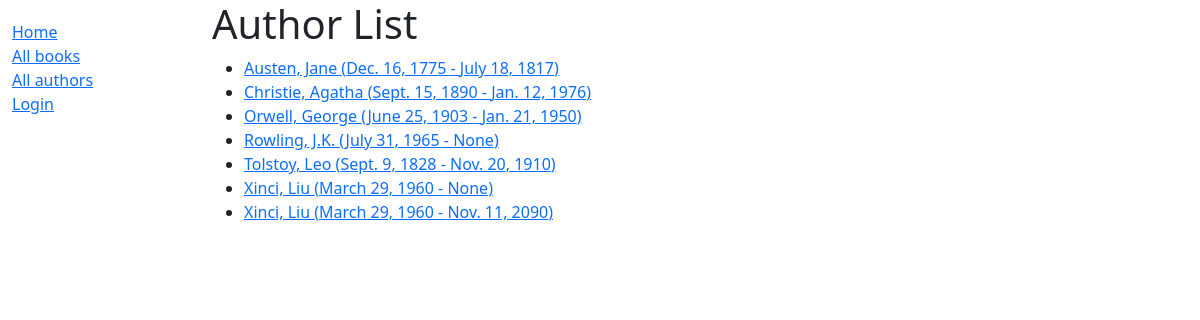
The app's page /catalog/authors/, older data.
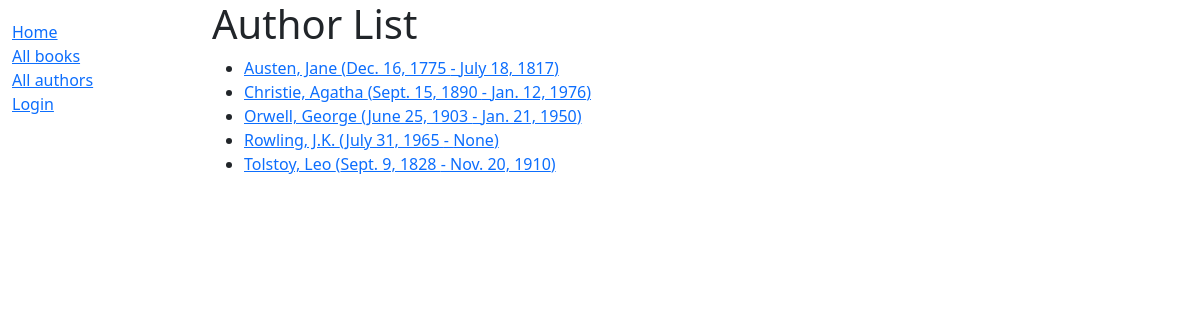
The same page, newer data.
### catalog/models.py (models this page shows)
class Author(models.Model):
    first_name = models.CharField(max_length=100)
    last_name = models.CharField(max_length=100)
    date_of_birth = models.DateField(null=True, blank=True)
    date_of_death = models.DateField('Died', null=True, blank=True)
    class Meta:
        ordering = ['last_name', 'first_name']
    def get_absolute_url(self):
        return reverse('author-detail', args=[str(self.id)])
    def __str__(self):
        return f'{self.last_name}, {self.first_name}'

### catalog/views.py (the view)
# urls.py: path('authors/', views.AuthorListView.as_view(), name='authors'),
class AuthorListView(generic.ListView):
    model = Author
    paginate_by = 10

### catalog/templates/catalog/author_list.html
{% extends "base_generic.html" %}
{% block content %}
  <h1>Author List</h1>
  {% if author_list %}
    <ul>
      {% for author in author_list %}
      <li>
        <a href="{{ author.get_absolute_url }}">{{ author }} ({{ author.date_of_birth }} - {{ author.date_of_death }})</a>
      </li>
      {% endfor %}
    </ul>
  {% else %}
    <p>There are no authors in the library.</p>
  {% endif %}
{% endblock %}

### catalog/templates/base_generic.html (shortened to what this page needs)
<!doctype html>
<html lang="en">
  <head>
    <link href="https://cdn.jsdelivr.net/npm/bootstrap@5.3.3/dist/css/bootstrap.min.css"
      rel="stylesheet"
>
    {% load static %}
    <link rel="stylesheet" href="{% static 'css/styles.css' %}" />
  </head>
  <body>
    <div class="container-fluid">
      <div class="row">
        <div class="col-sm-2">
          {% block sidebar %}
            <ul class="sidebar-nav">
              <li><a href="{% url 'index' %}">Home</a></li>
              <li><a href="{% url 'books' %}">All books</a></li>
              <li><a href="{% url 'authors' %}">All authors</a></li>
              {% if user.is_authenticated %}
              <li>User: {{ user.get_username }}</li>
              <li><a href="{% url 'my-borrowed' %}">My Borrowed</a></li>
              <li>
                <form id="logout-form" method="post" action="{% url 'admin:logout' %}">
                  {% csrf_token %}
                  <button type="submit" class="btn btn-link">Logout</button>
                </form>
              </li>
              {% else %}
              <li><a href="{% url 'login' %}?next={{ request.path }}">Login</a></li>
              {% endif %}
            </ul>
          {% endblock %}
        </div>
        <div class="col-sm-10 ">
          {% block content %}{% endblock %}
        </div>
      </div>
    </div>
  </body>
</html>

### catalog/static/css/styles.css (style rules this page uses)
.sidebar-nav { margin-top: 20px; padding: 0; list-style: none; }

Row changes from the older to the newer data that the page shows:
removed Author: last_name+first_name "Xinci, Liu", date_of_birth "March 29, 1960", date_of_death "None"
removed Author: last_name+first_name "Xinci, Liu", date_of_birth "March 29, 1960", date_of_death "Nov. 11, 2090"
